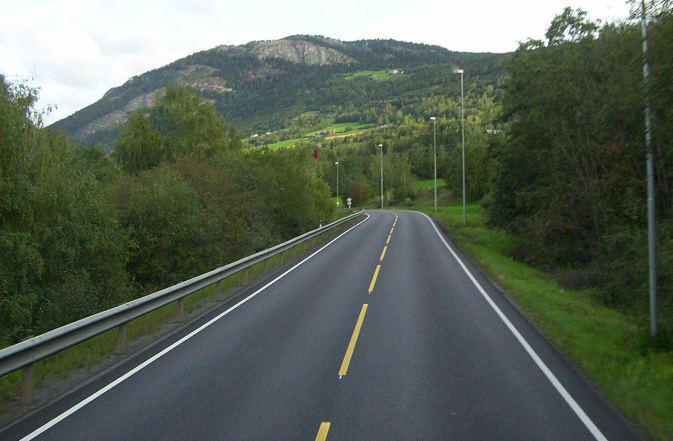
//> input picture pilot/resources/Road.jpg, 1346 x 882 px, given in place of demo.avi, which was not available (shown at 1/2 size)
$ ./tests_autopilot   (built with g++ and OpenCV 4)
//> lines starting //> are read from the running program, lines starting //| are printed output that depends on the picture; after the words box and inside, x2 and y2 are one past the last pixel; in counts of white or black regions, pixels touching at a corner belong together; pictures that were not available may be replaced by others from this repository, and a replacement may not be noted
#include <opencv2/opencv.hpp>
#include <iostream>

#include "opencv2/imgcodecs.hpp"
#include "opencv2/highgui.hpp"
#include "opencv2/imgproc.hpp"

using namespace std;
using namespace cv;

vector<vector<Point>> contours;
vector<Vec4i> hierarchy;
//RNG rng(12345);

Point leftBottomMin = Point(0, 200);
Point leftBottomMax = Point(160, 400);
Point leftMiddleMin = Point(600, 100);
Point leftMiddleMax = Point(700, 300);
Point leftTopMin = Point(250, 200);
Point leftTopMax = Point(300, 300);

Point rightMiddleMin = Point(450, 70);
Point rightMiddleMax = Point(550, 240);
Point rightBottomMin = Point(950, 130);
Point rightBottomMax = Point(1300, 400);

int leftBottomCounter;
int leftMiddleCounter;
int leftTopCounter;

int rightBottomCounter;
int rightMiddleCounter;

bool comparePoints(int contourPointX, int contourPointY, int minX, int minY, int maxX, int maxY)
{
    if (contourPointX >= minX && contourPointY >= minY && contourPointX <= maxX && contourPointY <= maxY)
        return true;
    else
        return false;
}

int main()
{
    //video input test
    VideoCapture vid_capture("/home/sdv/catkin_ws/src/pilot/resources/demo.avi");

    // Print error message if the stream is invalid
    if (!vid_capture.isOpened())
    {
        cout << "Error opening video stream or file" << endl;
    }
    else
    {
        // Obtain fps and frame count by get() method and print
        // You can replace 5 with CAP_PROP_FPS as well, they are enumerations
        int fps = vid_capture.get(5);
        cout << "Frames per second: " << fps << endl;

        // Obtain frame_count using opencv built in frame count reading method
        // You can replace 7 with CAP_PROP_FRAME_COUNT as well, they are enumerations
        int frame_count = vid_capture.get(7);
        cout << "Frame count: " << frame_count << endl;
    }

    // Initialise frame matrix
    Mat frame;

    // Read the frames to the last frame
    while (vid_capture.isOpened())
    {
        // Initialize a boolean to check if frames are there or not
        bool isSuccess = vid_capture.read(frame);
//> frame is the input picture: 882 rows x 1346 cols, CV_8UC3; mean B, G, R 87, 99.6, 89.3

        if (isSuccess == false)
        {
            cout << "Video camera is disconnected" << endl;
            break;
        }

        //imshow("original", frame);

        //rescale so only the floor is visible
        frame = frame(Range(200, 600), Range(0, 1280));
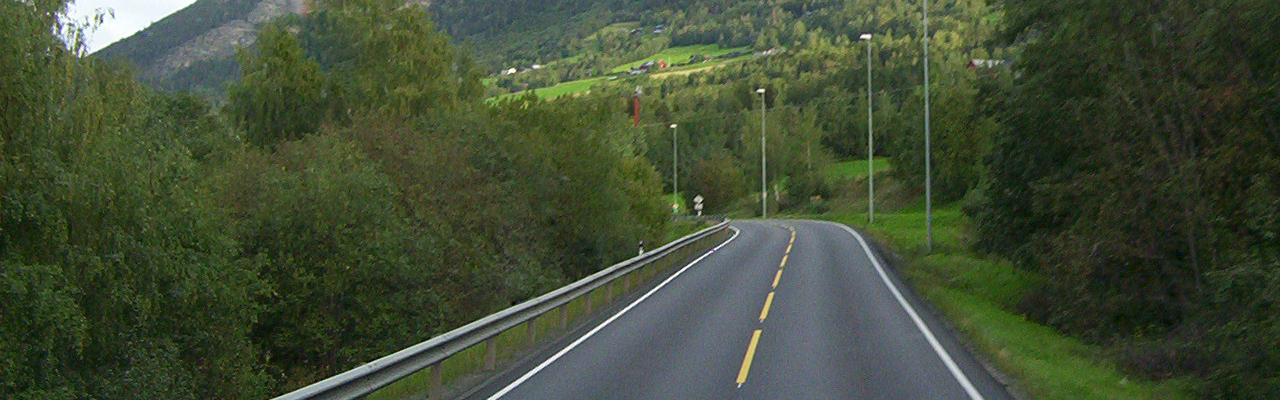
//> frame: 400 rows x 1280 cols, CV_8UC3; mean B, G, R 53.9, 77, 65.7
        //imshow("cropped image", frame);

        Mat img_gray;
        cvtColor(frame, img_gray, COLOR_BGR2GRAY);
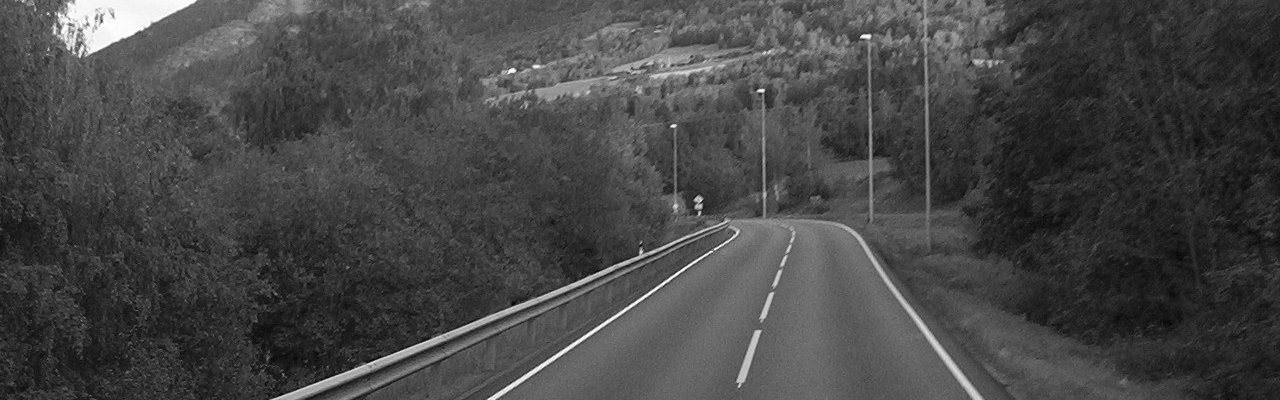
//> img_gray: 400 rows x 1280 cols, CV_8UC1; min 1, max 255, mean 71

        //imshow("grayscale", img_gray);

        // Blur the image for better edge detection
        Mat img_blur;
        // GaussianBlur(frame, img_blur, Size(3, 3), 0);
        GaussianBlur(img_gray, img_blur, Size(7, 7), 0);
        //imshow("blured image", img_blur);

        // Canny edge detection
        Mat canny;
        //adjust threshold 1 and 2 that we only see the white line
        Canny(img_blur, canny, 30, 340, 3, false);
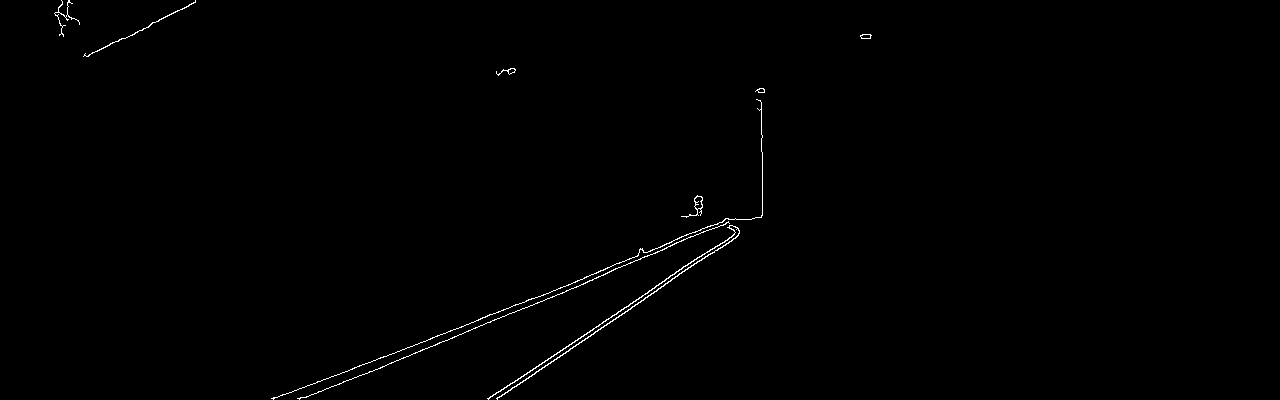
//> canny: 400 rows x 1280 cols, CV_8UC1; 0.49% white in thin lines or dots, all inside (x1, y1, x2, y2) = (54, 0, 872, 400)
        //Canny(img_blur, canny, 50, 570, 3, false);

        // Display canny edge detected image
        //imshow("canny edge detection", canny);

        // Find contours
        findContours(canny, contours, hierarchy, CV_RETR_TREE, CV_CHAIN_APPROX_SIMPLE);
//> contours = 13 contours; largest, box (x1, y1, x2, y2) and area: (487, 225, 740, 400) 332, (681, 195, 703, 218) 94, (694, 196, 703, 210) 74, (271, 99, 763, 400) 72, (297, 221, 730, 400) 62

        //imshow("contours", contours);

        vector<vector<Point>> contours_poly(contours.size());
//> contours_poly = 13 empty contours
        vector<Rect> boundRect(contours.size());
        vector<Point2f> centers(contours.size());
        vector<float> radius(contours.size());

        for (int i = 0; i < contours.size(); i++)
        {
            for (auto &j : contours[i])
            {
                //cout << "X: " << j.x << " Y: " << j.y << endl;

                //left bottom green
                if (comparePoints(j.x, j.y, leftBottomMin.x, leftBottomMin.y, leftBottomMax.x, leftBottomMax.y))
                {
                    //putText(frame, "leftBottom", Point(30, 100), FONT_HERSHEY_SIMPLEX, 2, Scalar(0, 255, 255), 3, 2);
                    leftBottomCounter++;
                }

                //left top rectangle
                if (comparePoints(j.x, j.y, leftTopMin.x, leftTopMin.y, leftTopMax.x, leftTopMax.y))
                {
                    //putText(frame, "leftTop", Point(50, 200), FONT_HERSHEY_SIMPLEX, 2, Scalar(0, 255, 255), 3, 2);
                    leftTopCounter++;
                }

                //left middle green
                if (comparePoints(j.x, j.y, leftMiddleMin.x, leftMiddleMin.y, leftMiddleMax.x, leftMiddleMax.y))
                {
                    //putText(frame, "leftMiddle", Point(700, 100), FONT_HERSHEY_SIMPLEX, 2, Scalar(0, 255, 255), 3, 2);
                    leftMiddleCounter++;
                }

                //right bottom blue
                if (comparePoints(j.x, j.y, rightBottomMin.x, rightBottomMin.y, rightBottomMax.x, rightBottomMax.y))
                {
                    //putText(frame, "rightBottom", Point(900, 200), FONT_HERSHEY_SIMPLEX, 2, Scalar(255, 0, 255), 3, 2);
                    rightBottomCounter++;
                }

                //right middle blue
                if (comparePoints(j.x, j.y, rightMiddleMin.x, rightMiddleMin.y, rightMiddleMax.x, rightMiddleMax.y))
                {
                    //putText(frame, "rightMiddle", Point(200, 50), FONT_HERSHEY_SIMPLEX, 2, Scalar(255, 0, 255), 3, 2);
                    rightMiddleCounter++;
                }
            }
            // [4 lines of commented-out code are left out]

            drawContours(frame, contours, i, Scalar(0, 0, 255), 2, 8, hierarchy, 0, Point());
            //approxPolyDP(contours[i], contours_poly[i], 3, true);
            //boundRect[i] = boundingRect(contours_poly[i]);
        }
//> this loop made 13 passes
//> (leftMiddleCounter, rightMiddleCounter) on passes 1 to 12: (158, 0), (328, 0), (364, 0), (382, 0), (551, 0), (551, 0), (551, 0), (551, 23), (551, 31), (551, 31), (551, 31), (551, 31)
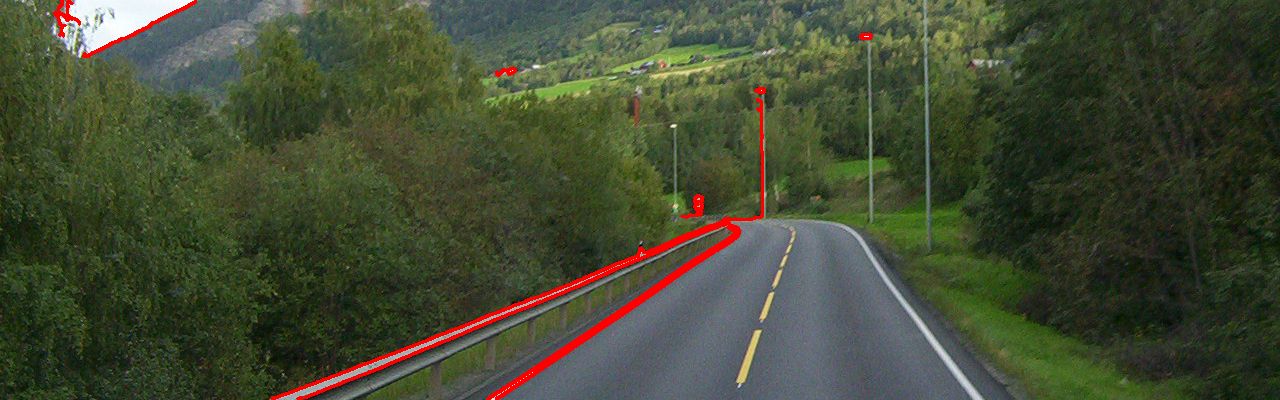
//> frame: 400 rows x 1280 cols, CV_8UC3; 1.53% of pixels changed, all inside (x1, y1, x2, y2) = (53, 0, 873, 400)
//> after the loop, leftBottomCounter = 0; leftTopCounter = 0; leftMiddleCounter = 551; rightBottomCounter = 0; rightMiddleCounter = 31

        int leftAmount = leftBottomCounter + leftMiddleCounter + leftTopCounter;
//> leftAmount = 551
        int rightAmount = rightBottomCounter + rightMiddleCounter;
//> rightAmount = 31

        //left bottom green
        rectangle(frame, leftBottomMin, leftBottomMax, Scalar(0, 255, 0), 2);
        //left top green
        rectangle(frame, leftTopMin, leftTopMax, Scalar(0, 255, 0), 2);
        //left middle green
        rectangle(frame, leftMiddleMin, leftMiddleMax, Scalar(0, 255, 0), 2);
        //left blue
        rectangle(frame, rightMiddleMin, rightMiddleMax, Scalar(255, 0, 0), 2);
        //right blue
        rectangle(frame, rightBottomMin, rightBottomMax, Scalar(255, 0, 0), 2);

        //if more than 20 points have been seen in both left areas, assume that the line goes to the right
        //if (leftBottomCounter >= 15 && leftMiddleCounter >= 15 && leftAmount > rightAmount)
        if (leftBottomCounter >= 15 && leftMiddleCounter >= 15 || leftTopCounter >= 15 && leftAmount > rightAmount)
        {
            //TODO steer car right
            putText(frame, "RIGHT", Point(550, 50), FONT_HERSHEY_SIMPLEX, 2, Scalar(0, 100, 255), 3, 2);
        }
        //if more than 20 points have been seen in both right areas, assume that the line goes to the left
        else if (rightBottomCounter >= 15 && rightMiddleCounter >= 15 && rightAmount > leftAmount)
        {
            //TODO steer car left
            putText(frame, "LEFT", Point(550, 50), FONT_HERSHEY_SIMPLEX, 2, Scalar(0, 100, 255), 3, 2);
        }
        else
        {
            //TODO steer car straight
            putText(frame, "STRAIGHT", Point(550, 50), FONT_HERSHEY_SIMPLEX, 2, Scalar(100, 100, 255), 3, 2);
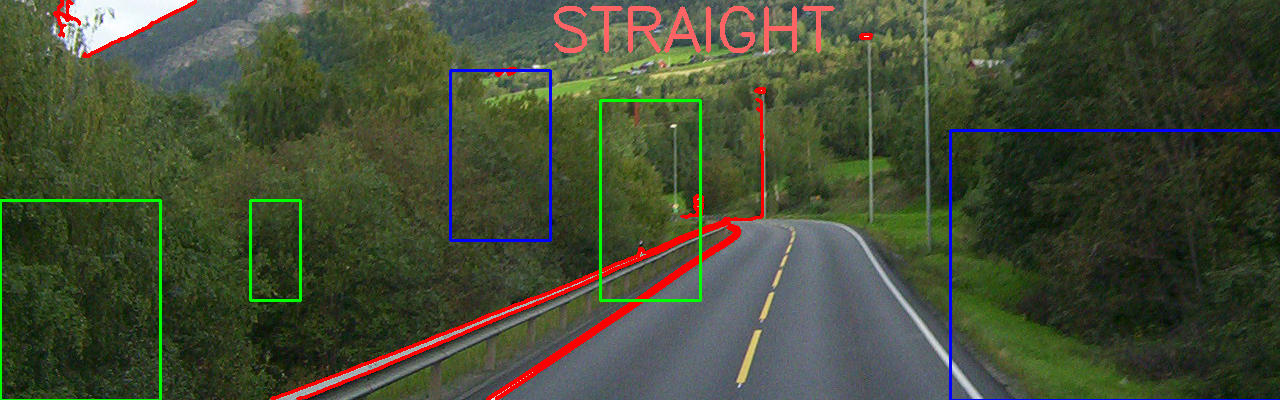
//> frame: 400 rows x 1280 cols, CV_8UC3; mean B, G, R 53.3, 76, 68
        }

        leftBottomCounter = 0;
        leftTopCounter = 0;
        leftMiddleCounter = 0;
        rightBottomCounter = 0;
        rightMiddleCounter = 0;

        //imshow("Rectangles", drawing);
        imshow("Final result", frame);

        // If frames are not there, close it
        if (isSuccess == false)
        {
            cout << "Video is disconnected" << endl;
            break;
        }

        //wait 20 ms between successive frames and break the loop if key q is pressed
        if (waitKey(20) == 'q')
//> the 'q' key is pressed
        {
            cout << "Stopping the video" << endl;
            vid_capture.release();
            destroyAllWindows();
            break;
        }
        if (waitKey(20) == 'p')
        {
            cout << "Pausing the video" << endl;
            while (waitKey(20) != 'p')
            {
            }
        }
    }
    // Release the video capture object
    vid_capture.release();
    destroyAllWindows();
    return 0;
}

// [457 lines of commented-out code are left out]
